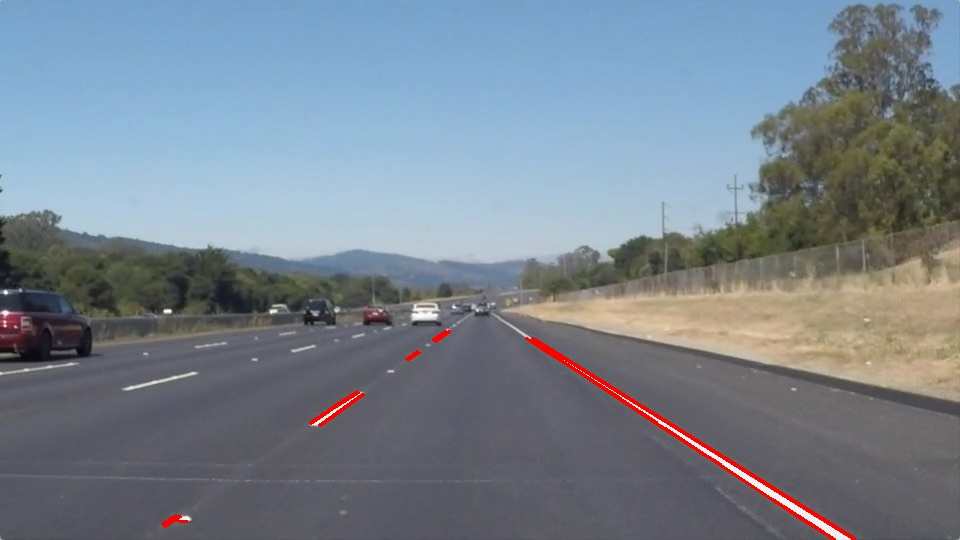
#> input picture Part I - Simple Lane Detection/line-segments-example.jpg, 960 x 540 px, given in place of the camera
$ python 'prueba 2.py'
#> lines starting #> are read from the running program, lines starting #| are printed output that depends on the picture; after the words box and inside, x2 and y2 are one past the last pixel; in counts of white or black regions, pixels touching at a corner belong together
import cv2
import numpy as np
import math

def display_heading_line(frame, steering_angle, line_color=(0, 0, 255), line_width=5 ):

    heading_image = np.zeros_like(frame)
    height, width, _ = frame.shape

    steering_angle_radian = steering_angle / 180.0 * math.pi
    x1 = int(width / 2)
    y1 = height
    x2 = int(x1 - height / 2 / math.tan(steering_angle_radian))
    y2 = int(height / 2)

    cv2.line(heading_image, (x1, y1), (x2, y2), line_color, line_width)

    heading_image = cv2.addWeighted(frame, 0.8, heading_image, 1, 1)

    return heading_image

def convert_to_HSV(frame):
  hsv = cv2.cvtColor(frame, cv2.COLOR_BGR2HSV)
  cv2.imshow("HSV",hsv)
  return hsv

def detect_edges(frame):
    lower_blue = np.array([12, 40, 60], dtype = "uint8") # lower limit of blue color
    upper_blue = np.array([48, 255, 255], dtype="uint8") # upper limit of blue color
    mask = cv2.inRange(hsv,lower_blue,upper_blue) # this mask will filter out everything but blue

    # detect edges
    edges = cv2.Canny(mask, 50, 100)
    cv2.imshow("edges",edges)
    return edges

def region_of_interest(edges):
    height, width = edges.shape # extract the height and width of the edges frame
    mask = np.zeros_like(edges) # make an empty matrix with same dimensions of the edges frame

    # only focus lower half of the screen
    # specify the coordinates of 4 points (lower left, upper left, upper right, lower right)
    polygon = np.array([[
        (0, height),
        (0,  height/2),
        (width , height/2),
        (width , height),
    ]], np.int32)

    cv2.fillPoly(mask, polygon, 255) # fill the polygon with blue color
    cropped_edges = cv2.bitwise_and(edges, mask)
    cv2.imshow("roi",cropped_edges)
    return cropped_edges

def detect_line_segments(cropped_edges):
    rho = 1
    theta = np.pi / 180
    min_threshold = 10
    line_segments = cv2.HoughLinesP(cropped_edges, rho, theta, min_threshold,
                                    np.array([]), minLineLength=5, maxLineGap=0)
    return line_segments

def average_slope_intercept(frame, line_segments):
    lane_lines = []

    if line_segments is None:
        print("no line segment detected")
        return lane_lines

    height, width,_ = frame.shape
    left_fit = []
    right_fit = []
    boundary = 1/3

    left_region_boundary = width * (1 - boundary)
    right_region_boundary = width * boundary

    for line_segment in line_segments:
        for x1, y1, x2, y2 in line_segment:
            if x1 == x2:
                print("skipping vertical lines (slope = infinity)")
                continue

            fit = np.polyfit((x1, x2), (y1, y2), 1)
            slope = (y2 - y1) / (x2 - x1)
            intercept = y1 - (slope * x1)

            if slope < 0:
                if x1 < left_region_boundary and x2 < left_region_boundary:
                    left_fit.append((slope, intercept))
            else:
                if x1 > right_region_boundary and x2 > right_region_boundary:
                    right_fit.append((slope, intercept))

    left_fit_average = np.average(left_fit, axis=0)
    if len(left_fit) > 0:
        lane_lines.append(make_points(frame, left_fit_average))

    right_fit_average = np.average(right_fit, axis=0)
    if len(right_fit) > 0:
        lane_lines.append(make_points(frame, right_fit_average))

    # lane_lines is a 2-D array consisting the coordinates of the right and left lane lines
    # for example: lane_lines = [[x1,y1,x2,y2],[x1,y1,x2,y2]]
    # where the left array is for left lane and the right array is for right lane
    # all coordinate points are in pixels
    return lane_lines

def make_points(frame, line):
    height, width, _ = frame.shape
    slope, intercept = line
    y1 = height  # bottom of the frame
    y2 = int(y1 / 2)  # make points from middle of the frame down

    if slope == 0:
        slope = 0.1

    x1 = int((y1 - intercept) / slope)
    x2 = int((y2 - intercept) / slope)

    return [[x1, y1, x2, y2]]

def display_lines(frame, lines, line_color=(0, 255, 0), line_width=6): # line color (B,G,R)
    line_image = np.zeros_like(frame)

    if lines is not None:
        for line in lines:
            for x1, y1, x2, y2 in line:
                cv2.line(line_image, (x1, y1), (x2, y2), line_color, line_width)

    line_image = cv2.addWeighted(frame, 0.8, line_image, 1, 1)
    return line_image

def get_steering_angle(frame, lane_lines):
    height, width, _ = frame.shape

    if len(lane_lines) == 2: # if two lane lines are detected
        _, _, left_x2, _ = lane_lines[0][0] # extract left x2 from lane_lines array
        _, _, right_x2, _ = lane_lines[1][0] # extract right x2 from lane_lines array
        mid = int(width / 2)
        x_offset = (left_x2 + right_x2) / 2 - mid
        y_offset = int(height / 2)

    elif len(lane_lines) == 1: # if only one line is detected
        x1, _, x2, _ = lane_lines[0][0]
        x_offset = x2 - x1
        y_offset = int(height / 2)
    elif len(lane_lines) == 0: # if no line is detected
        x_offset = 0
        y_offset = int(height / 2)

        angle_to_mid_radian = math.atan(x_offset / y_offset)
        angle_to_mid_deg = int(angle_to_mid_radian * 180.0 / math.pi)
        steering_angle = angle_to_mid_deg + 90

        return steering_angle

def display_heading_line(frame, steering_angle, line_color=(0, 0, 255), line_width=5 ):
    heading_image = np.zeros_like(frame)
    height, width, _ = frame.shape

    steering_angle_radian = steering_angle / 180.0 * math.pi
    x1 = int(width / 2)
    y1 = height
    x2 = int(x1 - height / 2 / math.tan(steering_angle_radian))
    y2 = int(height / 2)

    cv2.line(heading_image, (x1, y1), (x2, y2), line_color, line_width)

    heading_image = cv2.addWeighted(frame, 0.8, heading_image, 1, 1)

    return heading_image


video = cv2.VideoCapture(1)
video.set(cv2.CAP_PROP_FRAME_WIDTH,320)
video.set(cv2.CAP_PROP_FRAME_HEIGHT,240)


while True:
    try:
        ret,frame = video.read()
#> frame is the input picture: shape (540, 960, 3); mean B, G, R 142.5, 131.4, 120.8
        frame = cv2.flip(frame,-1)
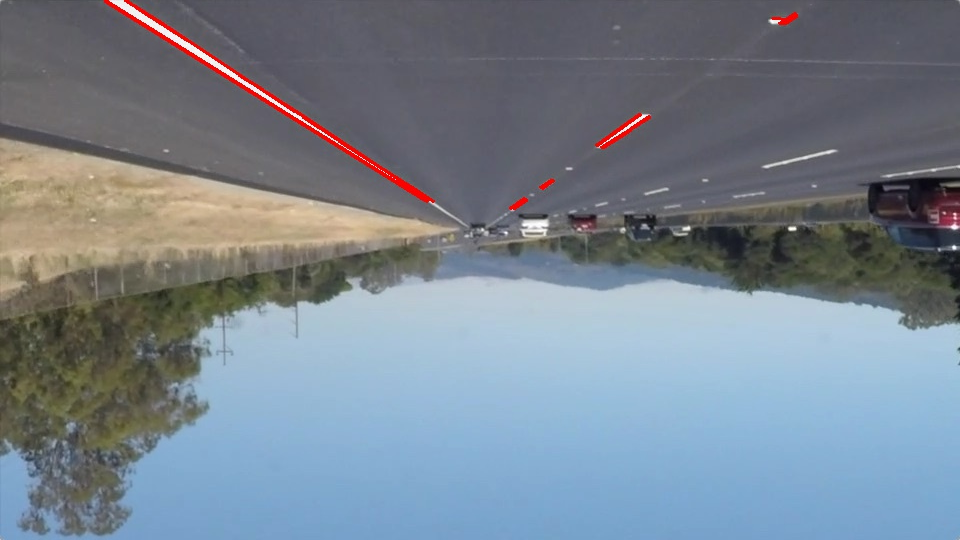
#> frame: shape (540, 960, 3); mean B, G, R 142.5, 131.4, 120.8

        #Calling the functions
        hsv = convert_to_HSV(frame)
#> in convert_to_HSV, `hsv = cv2.cvtColor(frame, cv2.COLOR_BGR2HSV)`: hsv: shape (540, 960, 3); mean H, S, V 94.5, 53.9, 149.7
        edges = detect_edges(hsv)
#> in detect_edges, `mask = cv2.inRange(hsv,lower_blue,upper_blue)`:
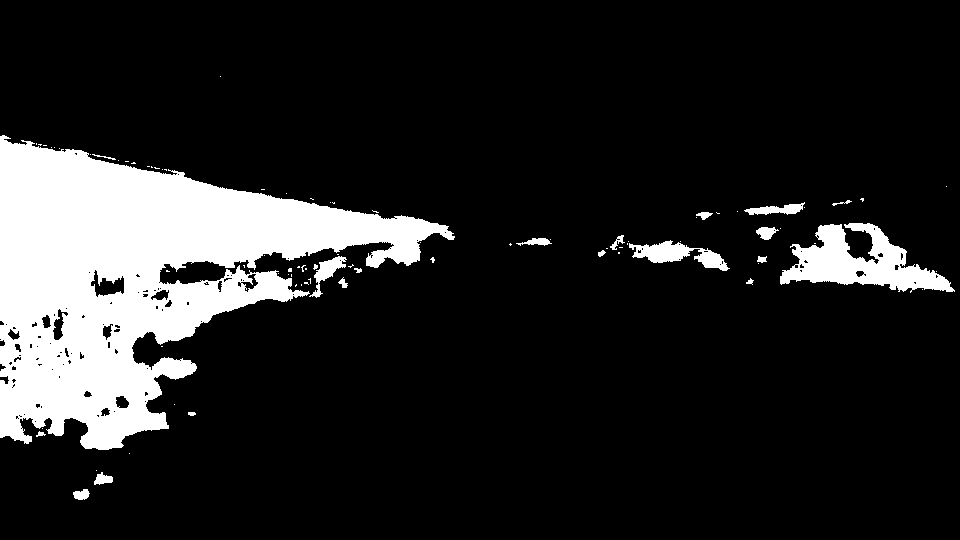
#> mask: shape (540, 960); 14.1% white; 85 white regions (65 under 20 px), largest, box (x1, y1, x2, y2) and area: (0, 135, 455, 450) 63960, (780, 223, 955, 293) 5792, (629, 240, 730, 271) 1319
#> in detect_edges, `edges = cv2.Canny(mask, 50, 100)`:
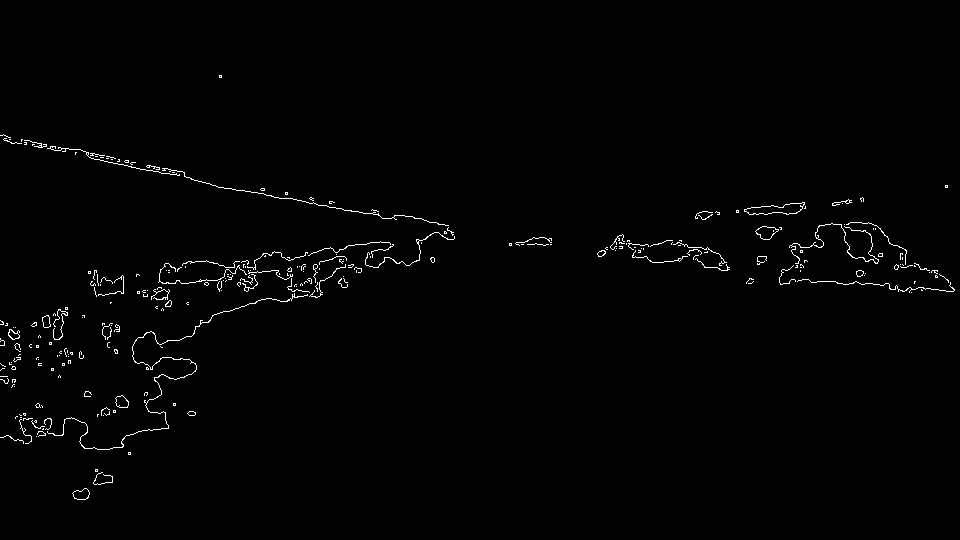
#> edges: shape (540, 960); 1% white in thin lines or dots, all inside (x1, y1, x2, y2) = (0, 75, 955, 500)
        roi = region_of_interest(edges)
#> in region_of_interest, `cv2.fillPoly(mask, polygon, 255)`:
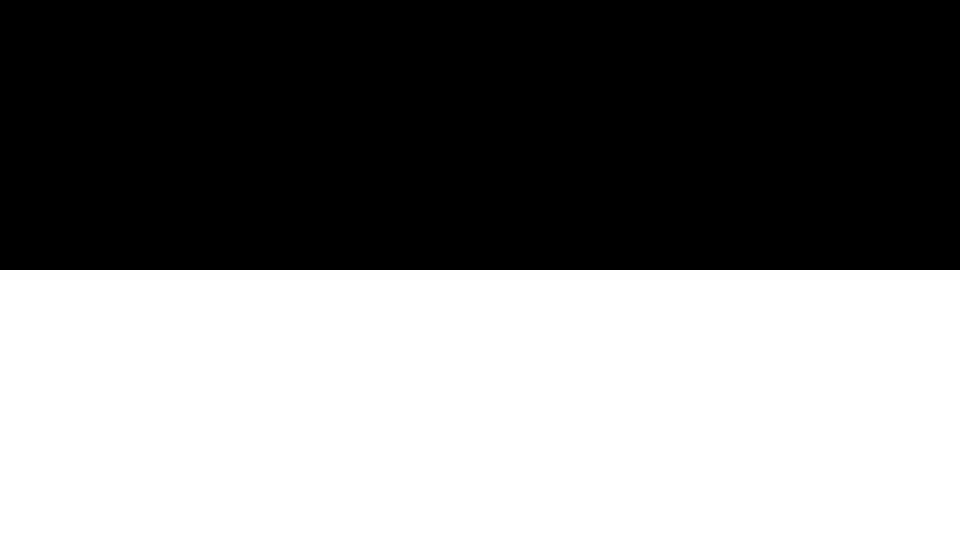
#> mask: shape (540, 960); 50% white; 1 white region, box (x1, y1, x2, y2) and area: (0, 270, 960, 540) 259200
#> in region_of_interest, `cropped_edges = cv2.bitwise_and(edges, mask)`:
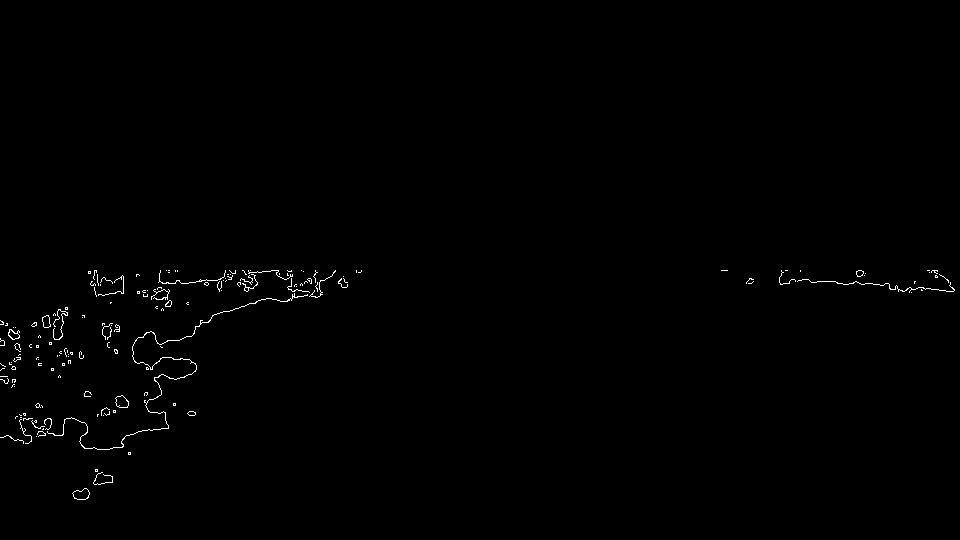
#> cropped_edges: shape (540, 960); 0.52% white in thin lines or dots, all inside (x1, y1, x2, y2) = (0, 270, 955, 500)
        line_segments = detect_line_segments(roi)
#> in detect_line_segments, `line_segments = cv2.HoughLinesP(cropped_edges, rho, theta, min_thresho..`: line_segments = 41 rows, first 6: [249, 272, 256, 272], [817, 281, 835, 281], [837, 283, 842, 283], [214, 314, 222, 312], [189, 282, 195, 282], [207, 280, 217, 280]
        lane_lines = average_slope_intercept(frame,line_segments)
#> the loop in average_slope_intercept, `for line_segment in line_segments:` made 41 passes
#> line_segment on passes 1 to 12: [[249, 272, 256, 272]], [[817, 281, 835, 281]], [[837, 283, 842, 283]], [[214, 314, 222, 312]], [[189, 282, 195, 282]], [[207, 280, 217, 280]], [[191, 374, 196, 369]], [[843, 284, 848, 284]], [[160, 344, 165, 342]], [[168, 283, 175, 283]], [[256, 301, 263, 299]], [[54, 435, 61, 435]]
#| skipping vertical lines (slope = infinity)
#> after the loop in average_slope_intercept, `for line_segment in line_segments:`: left_fit = [(-0.25, 367.5), (-1, 565), (-0.4, 408), (-0.286, 374.1), (-0.143, 341.3), (-0.333, 387), (-1.25, 592.5), (-0.2, 354.8), (-0.2, 460.2), (-0.143, 424.1)]; right_fit = [(0, 281), (0, 283), (0, 284), (0, 289), (0, 279), (0, 287), (0, 284), (0, 270), (0, 282), (0, 270), (0, 283), (0, 291), (0, 289), (0, 290), (0, 283)]
#> in average_slope_intercept, `left_fit_average = np.average(left_fit, axis=0)`: left_fit_average = [-0.42, 427.5]
#> in make_points, `slope, intercept = line`: slope = -0.42; intercept = 427.5
#> in make_points, `x1 = int((y1 - intercept) / slope)`: x1 = -267
#> in make_points, `x2 = int((y2 - intercept) / slope)`: x2 = 374
#> in average_slope_intercept, `right_fit_average = np.average(right_fit, axis=0)`: right_fit_average = [0, 283]
#> lane_lines = [[[-267, 540, 374, 270]], [[2570, 540, -130, 270]]]
        lane_lines_image = display_lines(frame,lane_lines)
#> the loop in display_lines, `for line in lines:` made 2 passes
#> after the loop in display_lines, `for line in lines:`:
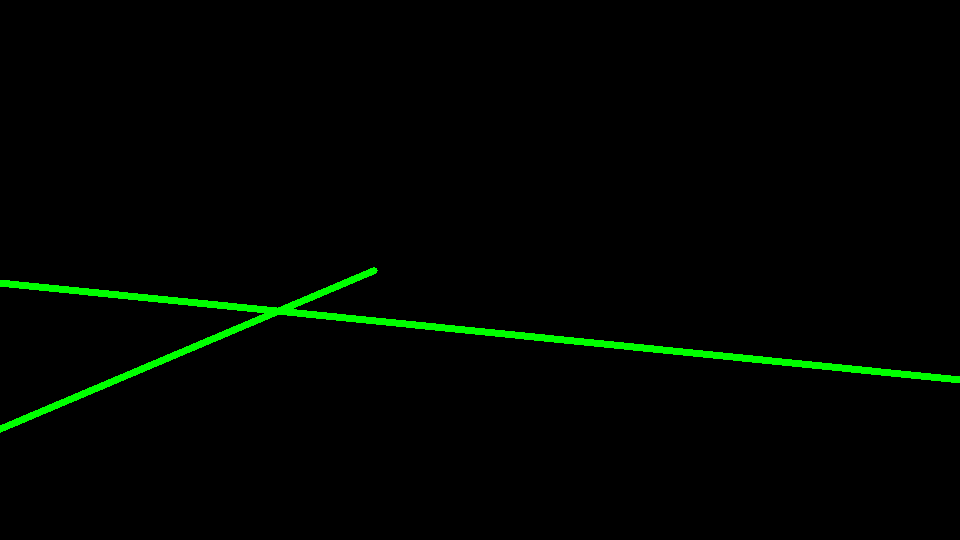
#> line_image: shape (540, 960, 3); mean of channels 0, 1, 2 0, 4.7, 0; drawn as B, G, R
#> in display_lines, `line_image = cv2.addWeighted(frame, 0.8, line_image, 1, 1)`:
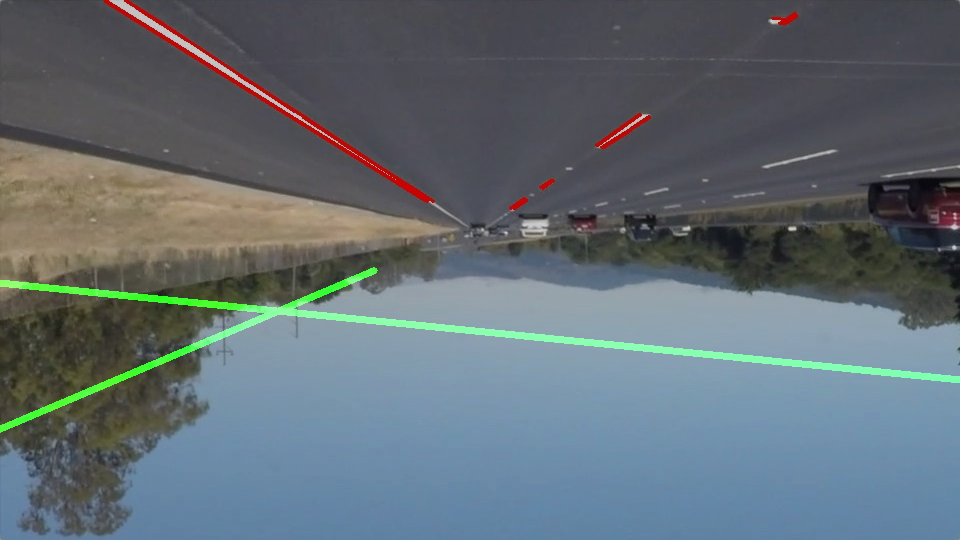
#> line_image: shape (540, 960, 3); mean B, G, R 115, 108.5, 97.6
        steering_angle = get_steering_angle(frame, lane_lines)
#> in get_steering_angle, `_, _, left_x2, _ = lane_lines[0][0]`: left_x2 = 374
#> in get_steering_angle, `_, _, right_x2, _ = lane_lines[1][0]`: right_x2 = -130
#> in get_steering_angle, `x_offset = (left_x2 + right_x2) / 2 - mid`: x_offset = -358
        heading_image = display_heading_line(lane_lines_image,steering_angle)

        key = cv2.waitKey(1)
        if key == 27:
            break
    except:
        pass

video.release()
cv2.destroyAllWindows()
